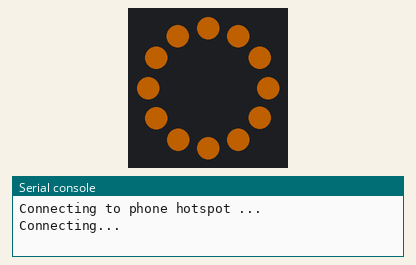
Bench run of a program on a simulated Raspberry Pi Pico running MicroPython. On the bench: 12 RGB LEDs in a ring, first at the top, clockwise, the last lines printed to the serial console. Dim RGB values are drawn brighter than linear; WiFi joins after 1.5 s; web requests get an empty 200 reply after 0.4 s.

Above: at 0.1 s.
At 2.1 s:
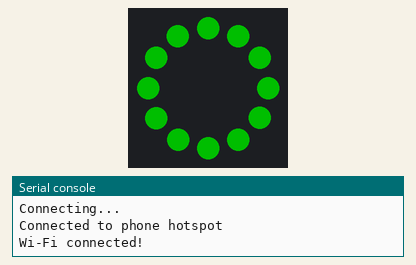
At 3.1 s:
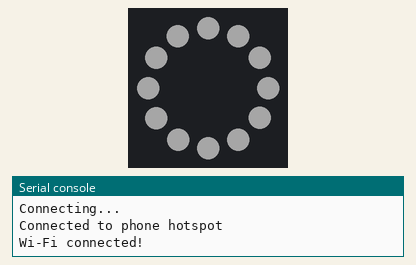

Measured:
- what the display in image 1 shows lasts 1.0 s, from 2.0 s to 3.0 s

The program:

main.py
```python
import network
import time
import requests
import neopixel
from machine import Pin

WIFI_SSID = "egg5630"
WIFI_PASSWORD = "27985630"
HOTSPOT_SSID = "Redmi 13C"
HOTSPOT_PASSWORD = "chdmchkcrdfd7e8"
API_URL = "https://pico-vercel-server-ha114j163-pperters-projects.vercel.app/api/command"

LED_PIN = 0
LED_COUNT = 12
POWER_COLOR = (0, 0, 80)
WIFI_COLOR = (80, 40, 0)
CONNECTED_COLOR = (0, 80, 0)
STANDBY_COLOR = (40, 40, 40)
WIFI_ERROR_COLOR = (80, 0, 80)
ON_COLOR = (80, 0, 0)
OFF_COLOR = (0, 0, 0)

ring = neopixel.NeoPixel(Pin(LED_PIN), LED_COUNT)

def set_ring(color):
    for index in range(LED_COUNT):
        ring[index] = color
    ring.write()

set_ring(POWER_COLOR)
wifi = network.WLAN(network.STA_IF)
wifi.active(True)

def connect_wifi():
    networks = [
        (HOTSPOT_SSID, HOTSPOT_PASSWORD, "phone hotspot"),
        (WIFI_SSID, WIFI_PASSWORD, "home Wi-Fi"),
    ]
    while not wifi.isconnected():
        for ssid, password, name in networks:
            set_ring(WIFI_COLOR)
            print("Connecting to", name, "...")
            wifi.connect(ssid, password)
            for _ in range(15):
                if wifi.isconnected():
                    print("Connected to", name)
                    return
                print("Connecting...")
                time.sleep(1)
            print("Wi-Fi connection failed:", name)
            wifi.disconnect()
            set_ring(WIFI_ERROR_COLOR)
            time.sleep(2)

connect_wifi()
print("Wi-Fi connected!")
set_ring(CONNECTED_COLOR)
time.sleep(1)
set_ring(STANDBY_COLOR)

while True:
    response = None
    try:
        response = requests.get(API_URL)
        print("Status:", response.status_code)
        data = response.json()
        command = data.get("command")
        print("Command:", command)
        if command == "LED_ON":
            set_ring(ON_COLOR)
        elif command == "LED_OFF":
            set_ring(OFF_COLOR)
        else:
            set_ring(STANDBY_COLOR)
    except Exception as error:
        print("Error:", error)
    finally:
        if response is not None:
            response.close()
    time.sleep(10)
```
